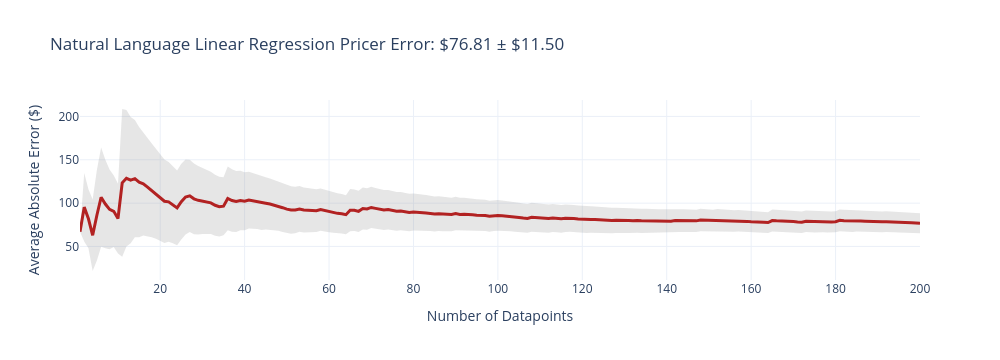
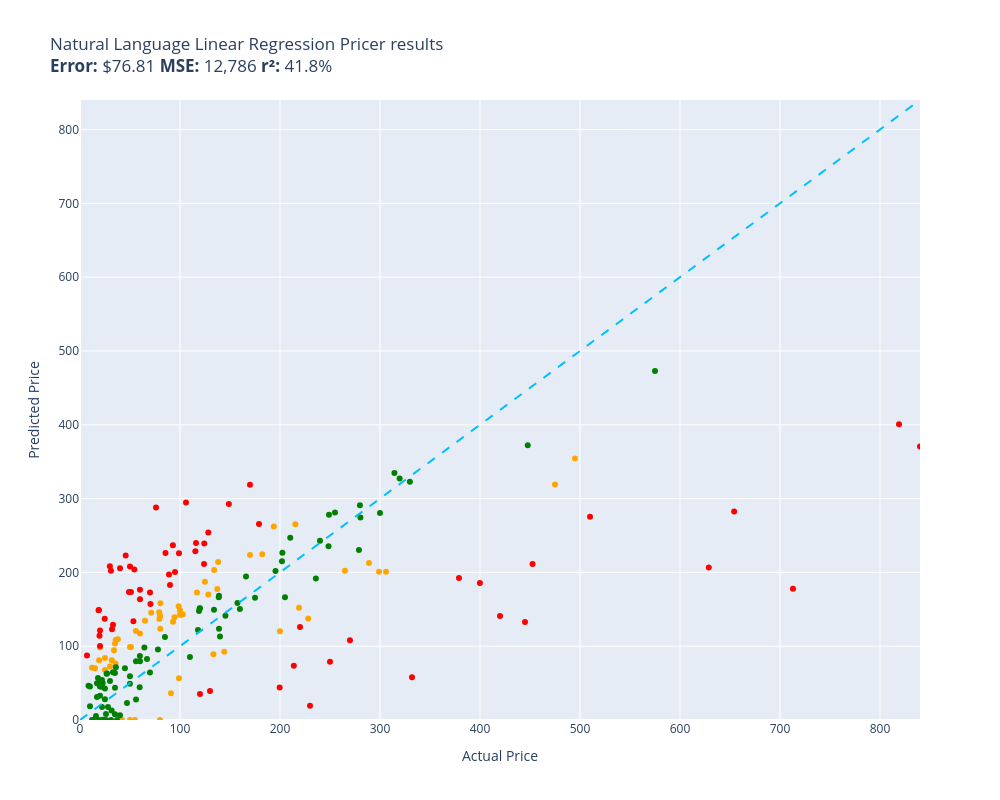

Write notebook code for charts like these, in order.
### Code cell
evaluate(natural_language_linear_regression_pricer, test)

### Figure 1 — Plotly figure (JSON) as saved in the notebook; plotly's stock layout.template omitted (floating-point values rounded to 4 significant figures; data arrays with more than 128 entries replaced by an {"elided": "..."} marker saying what was removed)
{"data": [{"fill": "toself", "fillcolor": "rgba(128,128,128,0.2)", "hoverinfo": "skip", "line": {"color": "rgba(255,255,255,0)"}, "name": "95% CI", "showlegend": false, "type": "scatter", "x": {"elided": "400 int values"}, "y": {"elided": "400 float values"}}, {"customdata": {"elided": "200x1 float values"}, "hovertemplate": "n=%{x}<br>Avg Error=$%{y:,.2f}<br>±95% CI=$%{customdata[0]:,.2f}<extra></extra>", "line": {"color": "firebrick", "width": 3}, "mode": "lines", "name": "Cumulative Avg Error", "type": "scatter", "x": {"elided": "200 int values"}, "y": {"elided": "200 float values"}}], "layout": {"height": 360, "showlegend": false, "title": {"text": "Natural Language Linear Regression Pricer Error: $76.81 ± $11.50"}, "width": 1000, "xaxis": {"title": {"text": "Number of Datapoints"}}, "yaxis": {"title": {"text": "Average Absolute Error ($)"}}}}

### Figure 2 — Plotly figure (JSON) as saved in the notebook; plotly's stock layout.template omitted (floating-point values rounded to 4 significant figures)
{"data": [{"customdata": [["Old Blood Noise Excess V2 Distortion Cho...\nGuess=$152.13 Actual=$219.00"], ["NewPower99 Battery Kit for Samsung Galax...\nGuess=$0.00 Actual=$54.95"], ["SuppliesOutlet Compatible Toner Cartridg...\nGuess=$92.46 Actual=$144.29"], ["ACDelco GM Original Equipment FW339 Fron...\nGuess=$265.15 Actual=$215.33"], ["8544771 Dryer Heating Element, 279816 Th...\nGuess=$108.40 Actual=$35.74"], ["Panasonic KX-TG6511B DECT 6.0 PLUS Expan...\nGuess=$146.15 Actual=$79.20"], ["GJY Portable TV,10.6 inch Mini TV for AT...\nGuess=$136.96 Actual=$79.36"], ["LD Products Compatible Toner Cartridge R...\nGuess=$98.97 Actual=$49.98"], ["Mini PC, Kinupute Desktop Computer E3-12...\nGuess=$354.14 Actual=$495.00"], ["Aolemi Oil Rubbed Bronze Single Function...\nGuess=$154.26 Actual=$98.65"], ["Clementoni 39132.5 Jigsaw Puzzle 1,000 P...\nGuess=$0.00 Actual=$79.95"], ["10GBase-LR SFP+ Transceiver, Handar 10GB...\nGuess=$98.07 Actual=$19.99"], ["Deco Mount Pro Tripod Microphone Stand w...\nGuess=$117.32 Actual=$59.95"], ["KOMPUTERBAY 4GB 2X 2GB DDR2 1066MHz PC2-...\nGuess=$123.76 Actual=$80.34"], ["Task T24287 Roman Ogee Router Bit with 1...\nGuess=$120.55 Actual=$55.88"], ["Southwire 120V/15A Right Angle User Atta...\nGuess=$109.24 Actual=$37.87"], ["15\" Locking Shower Head Extension Arm in...\nGuess=$141.45 Actual=$79.95"], ["Mylites+ Standard Comic Book Mylar Sleev...\nGuess=$103.50 Actual=$34.99"], ["DALDED LED Light Kit for Lego Sonic Gree...\nGuess=$83.94 Actual=$24.99"], ["Baseball Backpacks Large 18 Inch Bookbag...\nGuess=$81.03 Actual=$31.77"], ["Adams Check Payment and Deposit Register...\nGuess=$76.69 Actual=$35.49"], ["KOHLER 18865-CP Filtered Water Faucet, P...\nGuess=$318.90 Actual=$475.00"], ["Diversitech WG840585 Motor, (Ddb) 1/3Hp,...\nGuess=$203.36 Actual=$134.12"], ["Festool 492370 Platin 2 S1000 Grit 6-Inc...\nGuess=$36.09 Actual=$91.00"], ["PM Auto Front Right Quick Complete Strut...\nGuess=$187.29 Actual=$124.94"], ["Satco S9596, 4 Count (Pack of 1), 4.18\nGuess=$70.66 Actual=$12.00"], ["Ceramic Talavera Mexican Tile 4x4\", 9 Pi...\nGuess=$72.47 Actual=$29.95"], ["Marvel Legends Series X-Men 6-Inch Archa...\nGuess=$56.58 Actual=$98.95"], ["ANZO USA 111207 GMC SIERRA 99-06 / YUKON...\nGuess=$224.41 Actual=$182.28"], ["Kingston Brass KS269SN Kingston Clawfoot...\nGuess=$200.81 Actual=$305.99"], ["Pioneer 2AM401-BN Two Handle Kitchen Fau...\nGuess=$137.65 Actual=$228.22"], ["LSSAGOON Backpack for Women Teen Kids Gi...\nGuess=$94.62 Actual=$33.99"], ["4LT LUMINETTE Vanity Opal GLS BSN\nGuess=$148.76 Actual=$99.99"], ["4pc Wheel Spacers Adapters 4\" (2inch Per...\nGuess=$172.70 Actual=$116.95"], ["Royal Designs, Inc. Decorative Abundant ...\nGuess=$67.76 Actual=$24.95"], ["Mikrotik RB3011UIAS-RM RouterBOARD 10xGi...\nGuess=$200.69 Actual=$299.00"], ["DuraGo 29515020 Front Hub Assembly\nGuess=$170.13 Actual=$128.34"], ["GENUINE VOLVO THERMOSTAT (3.0, 3.2) S60 ...\nGuess=$143.18 Actual=$102.85"], ["Universal Power Group 12V 100Ah Sealed L...\nGuess=$120.24 Actual=$199.99"], ["Amana Tool - SC587 Carbide Tipped 3-Wing...\nGuess=$145.37 Actual=$71.23"], ["Evan Fischer Radiator Cooling Fan Assemb...\nGuess=$177.54 Actual=$137.34"], ["UPR Mach 1 Chin Spoiler Fits 94-98 Musta...\nGuess=$134.62 Actual=$64.99"], ["Raspberry Pi 3 Model B+ Aluminum Case Me...\nGuess=$70.20 Actual=$14.99"], ["ASUS VY279HE-W 27” 1080P Monitor - White...\nGuess=$214.18 Actual=$138.10"], ["Diversitech UC2436-3 Ultralite Condenser...\nGuess=$158.15 Actual=$80.39"], ["4 Inches Rolled Muffler Tip Catback Exha...\nGuess=$262.06 Actual=$193.88"], ["APS iBoard (304 Stainless Steel Polished...\nGuess=$202.08 Actual=$264.95"], ["Baumgartens Sicurix Blank PVC ID Cards (...\nGuess=$80.97 Actual=$19.11"], ["Audio Techinca ATW-T1002 System 10 Handh...\nGuess=$212.76 Actual=$289.00"], ["LD Compatible Ink Cartridge Replacement ...\nGuess=$0.00 Actual=$41.99"], ["BXYJY for Samsung Galaxy Z Fold 3 Case w...\nGuess=$0.00 Actual=$49.99"], ["DuraGo BR5330 Front Vented Disc Brake Ro...\nGuess=$142.48 Actual=$101.51"], ["Samsung DA97-07603B Freezer Ice Maker As...\nGuess=$133.21 Actual=$93.02"], ["Intex River Run Connect Lounge (Four)\nGuess=$139.17 Actual=$94.49"], ["Targus CityGear Durable Backpack, Black,...\nGuess=$89.19 Actual=$133.43"], ["Fitness Center Gym Room Weight Train Dua...\nGuess=$142.70 Actual=$99.99"], ["MonMount Triple Monitor Stand Freestandi...\nGuess=$140.36 Actual=$79.99"], ["Xiaomi Redmi 10 2022 NFC 4G LTE (128GB +...\nGuess=$223.48 Actual=$169.99"], ["Refresh NSF-53 Premium Replacement Refri...\nGuess=$98.95 Actual=$50.99"]], "hovertemplate": "%{customdata[0]}<extra></extra>", "legendgroup": "orange", "marker": {"color": "orange", "size": 6, "symbol": "circle"}, "mode": "markers", "name": "orange", "orientation": "v", "showlegend": true, "type": "scatter", "x": [219.0, 54.95, 144.3, 215.3, 35.74, 79.2, 79.36, 49.98, 495.0, 98.65, 79.95, 19.99, 59.95, 80.34, 55.88, 37.87, 79.95, 34.99, 24.99, 31.77, 35.49, 475.0, 134.1, 91.0, 124.9, 12.0, 29.95, 98.95, 182.3, 306.0, 228.2, 33.99, 99.99, 117.0, 24.95, 299.0, 128.3, 102.8, 200.0, 71.23, 137.3, 64.99, 14.99, 138.1, 80.39, 193.9, 264.9, 19.11, 289.0, 41.99, 49.99, 101.5, 93.02, 94.49, 133.4, 99.99, 79.99, 170.0, 50.99], "xaxis": "x", "y": [152.1, 0.0, 92.46, 265.2, 108.4, 146.1, 137.0, 98.97, 354.1, 154.3, 0.0, 98.07, 117.3, 123.8, 120.6, 109.2, 141.4, 103.5, 83.94, 81.03, 76.69, 318.9, 203.4, 36.09, 187.3, 70.66, 72.47, 56.58, 224.4, 200.8, 137.6, 94.62, 148.8, 172.7, 67.76, 200.7, 170.1, 143.2, 120.2, 145.4, 177.5, 134.6, 70.2, 214.2, 158.1, 262.1, 202.1, 80.97, 212.8, 0.0, 0.0, 142.5, 133.2, 139.2, 89.19, 142.7, 140.4, 223.5, 98.95], "yaxis": "y"}, {"customdata": [["telpo Headlight Assembly Fit For 15 Camr...\nGuess=$239.88 Actual=$115.99"], ["Stand for Raven Pro Document Scanner - P...\nGuess=$208.37 Actual=$29.85"], ["RBC12-UPC Replacement Battery Cartridge ...\nGuess=$19.25 Actual=$229.99"], ["Bam France 2002XL Contoured Hightech Bla...\nGuess=$177.72 Actual=$713.00"], ["Metabo HPT 36V MultiVolt™ Cordless Rotar...\nGuess=$192.54 Actual=$379.00"], ["46mm Digital Pro High-Resolution Close-U...\nGuess=$121.39 Actual=$19.99"], ["Innovative Percussion CB-6 Chamois Bass ...\nGuess=$203.89 Actual=$54.32"], ["LOVE MEI Galaxy S10 Lite Case, Military ...\nGuess=$129.19 Actual=$32.98"], ["CORSAIR Dominator Platinum RGB 32GB (2x1...\nGuess=$211.20 Actual=$124.00"], ["Bam Trekking 3027SB Single Black Clarine...\nGuess=$57.79 Actual=$332.00"], ["DEWALT 20V MAX* XR Impact Driver with Bl...\nGuess=$211.38 Actual=$452.53"], ["Scranton & Co 3 Drawer Mobile File Cabin...\nGuess=$228.68 Actual=$115.35"], ["Canon EOS Rebel T7 Digital SLR Camera wi...\nGuess=$400.82 Actual=$819.00"], ["Travelpro Platinum Elite Slim Business L...\nGuess=$73.65 Actual=$213.83"], ["JRready ST6313 DT Deutsch Connector Kit,...\nGuess=$44.00 Actual=$199.68"], ["Dakota Alert MURS Alert Probe Sensor - M...\nGuess=$126.03 Actual=$219.99"], ["3D Tree Hole Branches 075 Stair Risers D...\nGuess=$39.33 Actual=$129.99"], ["Projector, CRAZVIEW Projector with WiFi ...\nGuess=$133.65 Actual=$53.40"], ["Retevis RT68 Soft Earhook Walkie Talkie ...\nGuess=$87.52 Actual=$6.99"], ["MC: Pindicator (Dual Intensity Amber)\nGuess=$205.63 Actual=$40.00"], ["Poison Spyder 10-08-020 Rocker Knocker\nGuess=$206.66 Actual=$628.76"], ["DIMARZIO 204284 DP 163FBK Blues Bucker G...\nGuess=$183.03 Actual=$89.99"], ["Lighted Triangle Mirror Cabinet Bathroom...\nGuess=$132.82 Actual=$445.00"], ["BESTILL Wall Mounted Shower Faucet Set, ...\nGuess=$288.03 Actual=$76.00"], ["Engine Thermostat, Replace 19301-PAA-306...\nGuess=$149.15 Actual=$18.89"], ["Dell Optiplex 390 Desktop Computer i3 3....\nGuess=$239.20 Actual=$124.27"], ["Neporal Full Spectrum Light Bulb, 6000K ...\nGuess=$148.82 Actual=$18.59"], ["Pidoko Kids Train Table, Grey with 90 Pc...\nGuess=$35.14 Actual=$119.97"], ["LEGO Marvel Avengers War Machine Buster ...\nGuess=$176.55 Actual=$59.95"], ["KOHLER K-1185540-CP Assembly-Slider\nGuess=$222.94 Actual=$45.67"], ["Trim Kit for 2-handle Shower & Tub Valve...\nGuess=$200.55 Actual=$94.99"], ["iPhone 12/12 Pro Nicaragua Guardabarranc...\nGuess=$100.23 Actual=$19.97"], ["Aeromotive 13304 Regulator, X1 Adjustabl...\nGuess=$108.20 Actual=$269.95"], ["Canon Sure Shot 90u 35mm Date Camera\nGuess=$185.55 Actual=$399.89"], ["Wilkinson LOW GAUSS Vintage Tone Strat S...\nGuess=$202.23 Actual=$30.93"], ["Ibanez M510OVS Acoustic Mandolin in Vint...\nGuess=$318.62 Actual=$169.99"], ["Berta (6 Pieces) 1-1/4 inch Overlay, 90 ...\nGuess=$137.11 Actual=$24.66"], ["CradlePoint Compact Broadband Router (CB...\nGuess=$197.29 Actual=$89.00"], ["Pyle Wireless Rear View Backup Camera - ...\nGuess=$157.31 Actual=$70.45"], ["Auertech Portable Washing Machine, 14lbs...\nGuess=$225.89 Actual=$98.99"], ["18 Inch White Undermount Kitchen Sink - ...\nGuess=$265.39 Actual=$179.00"], ["ECCPP Power Steering Pump for 2009-2010 ...\nGuess=$226.38 Actual=$85.48"], ["Skullcandy Hesh Evo Bluetooth Headphones...\nGuess=$172.61 Actual=$69.99"], ["ROHL WSGUM3018WH Wire Sink Grids, White\nGuess=$253.88 Actual=$128.28"], ["Music Hall pa15.3 MM/MC Phono Preamplifi...\nGuess=$78.79 Actual=$250.00"], ["Lorell Bell Chair Glide, 2.5\", Black\nGuess=$114.21 Actual=$19.50"], ["CTLAMP XL-2100 Professional Quality XL-2...\nGuess=$122.95 Actual=$32.00"], ["Competition Clutch Disc and Pressure Pla...\nGuess=$275.22 Actual=$510.00"], ["KUNFINE Android Radio CarPlay & Android ...\nGuess=$294.55 Actual=$106.00"], ["A-Premium Front Suspension Steering Knuc...\nGuess=$173.40 Actual=$48.99"], ["Dell XPS 13 9343-2727SLV 13.3\" Full HD S...\nGuess=$370.43 Actual=$839.99"], ["Pacific Drums PDCM1618TTRB 16 x 18 Inche...\nGuess=$141.04 Actual=$419.99"], ["Vinyl Soft Top Roll-up Adjustable Truck ...\nGuess=$292.73 Actual=$148.88"], ["Blanco 230966 Valea Stainless Steel Sink...\nGuess=$236.86 Actual=$92.88"], ["Empava 24\" Single Wall Ovens 10 Cooking ...\nGuess=$282.33 Actual=$654.14"], ["Viola Bow 4/4 Full Size Carbon Fiber (Bl...\nGuess=$207.95 Actual=$49.99"], ["Fender Hendrix Voodoo Child Coiled Instr...\nGuess=$163.46 Actual=$59.99"], ["Pyle 2x120 Watt Home Audio Speaker Power...\nGuess=$173.32 Actual=$50.92"]], "hovertemplate": "%{customdata[0]}<extra></extra>", "legendgroup": "red", "marker": {"color": "red", "size": 6, "symbol": "circle"}, "mode": "markers", "name": "red", "orientation": "v", "showlegend": true, "type": "scatter", "x": [116.0, 29.85, 230.0, 713.0, 379.0, 19.99, 54.32, 32.98, 124.0, 332.0, 452.5, 115.3, 819.0, 213.8, 199.7, 220.0, 130.0, 53.4, 6.99, 40.0, 628.8, 89.99, 445.0, 76.0, 18.89, 124.3, 18.59, 120.0, 59.95, 45.67, 94.99, 19.97, 269.9, 399.9, 30.93, 170.0, 24.66, 89.0, 70.45, 98.99, 179.0, 85.48, 69.99, 128.3, 250.0, 19.5, 32.0, 510.0, 106.0, 48.99, 840.0, 420.0, 148.9, 92.88, 654.1, 49.99, 59.99, 50.92], "xaxis": "x", "y": [239.9, 208.4, 19.25, 177.7, 192.5, 121.4, 203.9, 129.2, 211.2, 57.79, 211.4, 228.7, 400.8, 73.65, 44.0, 126.0, 39.33, 133.7, 87.52, 205.6, 206.7, 183.0, 132.8, 288.0, 149.1, 239.2, 148.8, 35.14, 176.5, 222.9, 200.5, 100.2, 108.2, 185.5, 202.2, 318.6, 137.1, 197.3, 157.3, 225.9, 265.4, 226.4, 172.6, 253.9, 78.79, 114.2, 122.9, 275.2, 294.6, 173.4, 370.4, 141.0, 292.7, 236.9, 282.3, 207.9, 163.5, 173.3], "yaxis": "y"}, {"customdata": [["EXMAX NG-10X Fresnel Lens Focusing Adapt...\nGuess=$64.22 Actual=$69.98"], ["Pump Head TBVECHI 175PSI 4KW 5.5HP 21CFM...\nGuess=$322.86 Actual=$329.90"], ["APS iBoard 6-inch Aluminum (Black Powder...\nGuess=$246.85 Actual=$210.23"], ["PEMP E65 E66 CDC Simulate Optical Fiber ...\nGuess=$147.58 Actual=$119.00"], ["Intermatic PX300 12V 300W Transformer wi...\nGuess=$149.48 Actual=$134.00"], ["HK SYSTEMS 13\" Heavy Duty Black \"Push\" O...\nGuess=$112.46 Actual=$84.95"], ["SKB iSeries 3i-13096-6KP Case for BlackM...\nGuess=$165.76 Actual=$174.99"], ["June Garden 12\" Sweet Dolly Charlotte - ...\nGuess=$32.90 Actual=$19.99"], ["GanFindX Portable Car Hand Controls for ...\nGuess=$150.38 Actual=$159.90"], ["Evergreen HSHB2005 Cylinder Head Gasket ...\nGuess=$44.40 Actual=$59.69"], ["Tidal Front + Rear Fender Flares 4PC Poc...\nGuess=$280.96 Actual=$254.99"], ["152MM Hole Saws M42 Bi-Metal High Speed ...\nGuess=$57.01 Actual=$17.99"], ["Wenger City Upgrade Laptop Backpack with...\nGuess=$141.38 Actual=$145.42"], ["AUTOFREE LED Tail Lights Assembly Compat...\nGuess=$215.05 Actual=$201.99"], ["Fjallraven, Kanken Laptop 15\" Backpack f...\nGuess=$150.96 Actual=$119.65"], ["Evan-Fischer Front Bumper Cover Compatib...\nGuess=$226.49 Actual=$202.38"], ["Laisomeke Waterproof Junction Box, Unive...\nGuess=$0.00 Actual=$11.99"], ["Sumerain S1339CM Double Handle Widesprea...\nGuess=$191.60 Actual=$235.86"], ["Webcem Solar Shed Light Outdoor Indoor, ...\nGuess=$95.54 Actual=$77.96"], ["Western Digital Enterprise RE4-GP 2TB SA...\nGuess=$85.50 Actual=$109.95"], ["VLAND LED Smoked Taillights Compatible F...\nGuess=$242.75 Actual=$239.99"], ["Tablet PC Cover Compatible with Lenovo T...\nGuess=$12.98 Actual=$31.61"], ["Miyaya@ Funny Animal Masks Collection fo...\nGuess=$49.94 Actual=$16.99"], ["Trail Gear Twin Stick Kit for Top Shift ...\nGuess=$291.01 Actual=$279.92"], ["Ultra Duster Canned Air Net 10 Oz 6-Pack\nGuess=$49.28 Actual=$49.90"], ["Beck/Arnley 0421945 Air Filter\nGuess=$71.55 Actual=$35.87"], ["IQShield Screen Protector Compatible wit...\nGuess=$45.53 Actual=$9.95"], ["Liberty Imports 12 Pack: US Military Toy...\nGuess=$31.15 Actual=$16.98"], ["Intrepid International Dressage Letters-...\nGuess=$63.14 Actual=$26.99"], ["EMART Photography C Stand with Boom Arm,...\nGuess=$151.40 Actual=$119.99"], ["KUNN Small Electrician Tool Pouch Utilit...\nGuess=$17.76 Actual=$21.99"], ["Replacement Remote Control for PANASONIC...\nGuess=$7.84 Actual=$34.95"], ["KS K-STORM Replacement Silicone Mushroom...\nGuess=$46.41 Actual=$8.50"], ["Grey Pneumatic 1311SD Impact Socket Set\nGuess=$158.38 Actual=$157.43"], ["Walker Exhaust Ultra EPA 16478 Direct Fi...\nGuess=$472.95 Actual=$574.99"], ["GE RPWF SmartWater Comparable Refrigerat...\nGuess=$0.00 Actual=$36.99"], ["Urth 62mm UV, Circular Polarizing (CPL),...\nGuess=$123.79 Actual=$139.00"], ["MGP Caliper Covers 39011SACURD Red Powde...\nGuess=$278.14 Actual=$249.00"], ["LSI Broadcom SAS 9300-8i 8-port 12Gb/s S...\nGuess=$122.08 Actual=$118.00"], ["NewFantasia Replacement Audio Cable with...\nGuess=$0.00 Actual=$31.00"], ["MONOCARBON Forged Carbon Fiber Case for ...\nGuess=$79.73 Actual=$59.99"], ["AC Compressor & A/C Kit For BMW 335i 335...\nGuess=$334.67 Actual=$314.41"], ["MXR Carbon Copy Deluxe Analog Delay Guit...\nGuess=$201.73 Actual=$195.50"], ["Chalkboard Name Badges with Magnetic Bac...\nGuess=$45.34 Actual=$19.95"], ["Linkloos Solar Street Lights Outdoor Wat...\nGuess=$79.62 Actual=$55.99"], ["USB Charger, CIVIE High Speed 60W Multip...\nGuess=$5.48 Actual=$15.99"], ["Cardone 84-58642 New HEI Electronic Dist...\nGuess=$194.28 Actual=$165.99"], ["Hp Pavilion P7-1257c Motherboard Aahd3-h...\nGuess=$86.61 Actual=$59.86"], ["Kastar Battery Pack Replacement for Sony...\nGuess=$51.59 Actual=$19.99"], ["New Replacement seat cover fits Yamaha M...\nGuess=$168.25 Actual=$138.95"], ["AZX Stylus Pencil for Apple iPad Pro 202...\nGuess=$52.77 Actual=$29.99"], ["SP Air Corporation SP-8102BU 1/4-Inch He...\nGuess=$166.25 Actual=$204.99"], ["LCD Screen for Dell Inspiron 17R 17.3\" H...\nGuess=$98.32 Actual=$64.37"], ["200 ' feet True 14 Gauge AWG CCA Speaker...\nGuess=$70.19 Actual=$44.95"], ["200 Couples Conversation Cards - Enjoy B...\nGuess=$64.78 Actual=$32.97"], ["The Puppet Company - Carpet-Unicorn, Whi...\nGuess=$0.00 Actual=$19.00"], ["KYX Racing Hardened Steel Center Drive S...\nGuess=$23.14 Actual=$46.99"], ["StonKraft Brass Chess Board Game Set wit...\nGuess=$113.08 Actual=$140.00"], ["VIPMOTOZ Sequential Turn Signal Premium ...\nGuess=$230.27 Actual=$278.94"], ["OEM Samsung Remote Control Shipped with ...\nGuess=$27.92 Actual=$56.00"], ["Venom Power Terra Hunter R/T+ R/T All-Te...\nGuess=$327.08 Actual=$319.65"], ["Custom Engagement Logo Desk Embosser Sea...\nGuess=$59.43 Actual=$49.95"], ["520 Pieces Christmas Envelope Seal Stick...\nGuess=$0.00 Actual=$25.99"], ["BestPricedDecals Wine A BIT, You'll Feel...\nGuess=$0.00 Actual=$12.98"], ["VATOS 4 Packs Bubble Machine Gun for Kid...\nGuess=$0.44 Actual=$22.88"], ["Steering Wheel, Carbon Fiber Automotive ...\nGuess=$372.09 Actual=$447.74"], ["VONADO Space Wars Colonial Viper MK1 Bui...\nGuess=$6.33 Actual=$39.99"], ["Replacement Remote Control fit for Sony ...\nGuess=$18.72 Actual=$9.99"], ["Disney Princess Sparkling Princess Sleep...\nGuess=$28.24 Actual=$24.95"], ["sabermaster TCG Playmat yugioh playmat T...\nGuess=$44.89 Actual=$21.99"], ["Star Wars Die-Cast Metal TITANIUM Series...\nGuess=$50.02 Actual=$22.70"], ["Glovion Music Stand Light, Clip On Piano...\nGuess=$17.73 Actual=$27.99"], ["Think Gizmos Build Your Own Robot Toys f...\nGuess=$42.54 Actual=$24.95"], ["HP Laserjet 2100 Laser Printer W/Test Pr...\nGuess=$280.40 Actual=$299.98"], ["PowerSport Front Rear Brakes and Rotors ...\nGuess=$235.34 Actual=$248.51"], ["VTech Strum and Jam Kidi Musical Guitar ...\nGuess=$54.31 Actual=$21.99"], ["KZ ZS10 Pro in Ear Monitor Headphone KZ ...\nGuess=$82.63 Actual=$66.99"], ["W11130208 W10695459 Refrigerator LED Mod...\nGuess=$62.74 Actual=$26.59"], ["Jada Toys Ryan's World Combo Panda Airli...\nGuess=$63.75 Actual=$34.94"], ["STICKGOO Peel and Stick Backsplash for K...\nGuess=$43.82 Actual=$34.99"], ["Garmin 010-12402-10 GT15M-TM Transom-Mou...\nGuess=$166.14 Actual=$138.74"], ["For Volvo C70 S70 V70 V40 S40 AC Compres...\nGuess=$274.39 Actual=$280.41"], ["NICKSTON Red Sparkling Glitter Slim Band...\nGuess=$8.14 Actual=$25.99"]], "hovertemplate": "%{customdata[0]}<extra></extra>", "legendgroup": "green", "marker": {"color": "green", "size": 6, "symbol": "circle"}, "mode": "markers", "name": "green", "orientation": "v", "showlegend": true, "type": "scatter", "x": [69.98, 329.9, 210.2, 119.0, 134.0, 84.95, 175.0, 19.99, 159.9, 59.69, 255.0, 17.99, 145.4, 202.0, 119.7, 202.4, 11.99, 235.9, 77.96, 110.0, 240.0, 31.61, 16.99, 279.9, 49.9, 35.87, 9.95, 16.98, 26.99, 120.0, 21.99, 34.95, 8.5, 157.4, 575.0, 36.99, 139.0, 249.0, 118.0, 31.0, 59.99, 314.4, 195.5, 19.95, 55.99, 15.99, 166.0, 59.86, 19.99, 138.9, 29.99, 205.0, 64.37, 44.95, 32.97, 19.0, 46.99, 140.0, 278.9, 56.0, 319.6, 49.95, 25.99, 12.98, 22.88, 447.7, 39.99, 9.99, 24.95, 21.99, 22.7, 27.99, 24.95, 300.0, 248.5, 21.99, 66.99, 26.59, 34.94, 34.99, 138.7, 280.4, 25.99], "xaxis": "x", "y": [64.22, 322.9, 246.9, 147.6, 149.5, 112.5, 165.8, 32.9, 150.4, 44.4, 281.0, 57.01, 141.4, 215.1, 151.0, 226.5, 0.0, 191.6, 95.54, 85.5, 242.8, 12.98, 49.94, 291.0, 49.28, 71.55, 45.53, 31.15, 63.14, 151.4, 17.76, 7.839, 46.41, 158.4, 472.9, 0.0, 123.8, 278.1, 122.1, 0.0, 79.73, 334.7, 201.7, 45.34, 79.62, 5.481, 194.3, 86.61, 51.59, 168.3, 52.77, 166.2, 98.32, 70.19, 64.78, 0.0, 23.14, 113.1, 230.3, 27.92, 327.1, 59.43, 0.0, 0.0, 0.4448, 372.1, 6.327, 18.72, 28.24, 44.89, 50.02, 17.73, 42.54, 280.4, 235.3, 54.31, 82.63, 62.74, 63.75, 43.82, 166.1, 274.4, 8.144], "yaxis": "y"}, {"hoverinfo": "skip", "line": {"color": "deepskyblue", "dash": "dash", "width": 2}, "mode": "lines", "name": "y = x", "showlegend": false, "type": "scatter", "x": [0, 840.0], "y": [0, 840.0]}], "layout": {"height": 800, "legend": {"title": {"text": "color"}, "tracegroupgap": 0}, "showlegend": false, "title": {"text": "Natural Language Linear Regression Pricer results<br><b>Error:</b> $76.81 <b>MSE:</b> 12,786 <b>r²:</b> 41.8%"}, "width": 1000, "xaxis": {"anchor": "y", "domain": [0, 1], "range": [0, 840.0], "title": {"text": "Actual Price"}}, "yaxis": {"anchor": "x", "domain": [0, 1], "range": [0, 840.0], "title": {"text": "Predicted Price"}}}}
